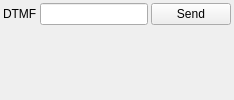
      <widget class="QWidget" name="dtmfTab">
       <attribute name="icon">
        <iconset resource="../../../sdrgui/resources/res.qrc">
         <normaloff>:/keyboard.png</normaloff>:/keyboard.png</iconset>
       </attribute>
       <attribute name="title">
        <string/>
       </attribute>
       <attribute name="toolTip">
        <string>DTMF</string>
       </attribute>
       <layout class="QVBoxLayout" name="dtmfTabLayout">
        <property name="spacing">
         <number>3</number>
        </property>
        <property name="leftMargin">
         <number>3</number>
        </property>
        <property name="topMargin">
         <number>3</number>
        </property>
        <property name="rightMargin">
         <number>3</number>
        </property>
        <property name="bottomMargin">
         <number>3</number>
        </property>
        <item>
         <layout class="QHBoxLayout" name="dtmfLayout">
          <item>
           <widget class="QLabel" name="dtmfLabel">
            <property name="text">
             <string>DTMF</string>
            </property>
           </widget>
          </item>
          <item>
           <widget class="QLineEdit" name="dtmf">
            <property name="toolTip">
             <string>DTMF digits (0-9, A-D, *, #) sent as tone frames by the Send button, 100 ms per digit with 100 ms gaps</string>
            </property>
            <property name="maxLength">
             <number>32</number>
            </property>
           </widget>
          </item>
          <item>
           <widget class="QPushButton" name="dtmfSend">
            <property name="toolTip">
             <string>Send the DTMF digits. Starts a transmission for the duration of the sequence if not already transmitting</string>
            </property>
            <property name="text">
             <string>Send</string>
            </property>
           </widget>
          </item>
         </layout>
        </item>
        <item>
         <spacer name="dtmfSpacer">
          <property name="orientation">
           <enum>Qt::Orientation::Vertical</enum>
          </property>
          <property name="sizeHint" stdset="0">
           <size>
            <width>20</width>
            <height>0</height>
           </size>
          </property>
         </spacer>
        </item>
       </layout>
      </widget>
